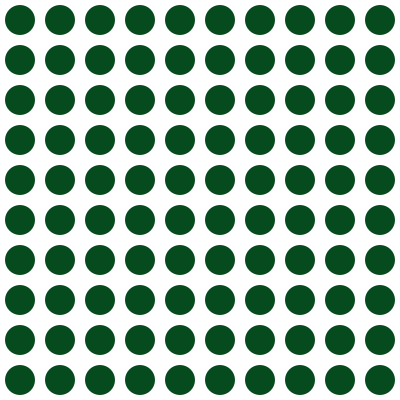
Frame 1 (no input)
Frame 60 (the mouse pressed at the canvas centre just before this capture): identical to frame 1, image omitted
Frame 120 (the mouse held since frame 60 and released just before this capture): identical to frame 1, image omitted

The Processing sketch that drew this single still picture (run headless with seeded random() and noise(); from frame 60 on, the mouse is pressed at the canvas centre):

// Processing sketch: circle_pde
// ── circle_pde.pde
void setup()
{
  size(400, 400);
  noStroke();
  fill(#064B1D);
}

void draw()
{
  background(255);
  for (int row = 0; row < 10; row = row + 1)
  {
    for (int col = 0; col < 10; col = col + 1)
    {
      ellipse(20 + col * 40, 20 + row * 40, 30, 30);
    }
  }
}
